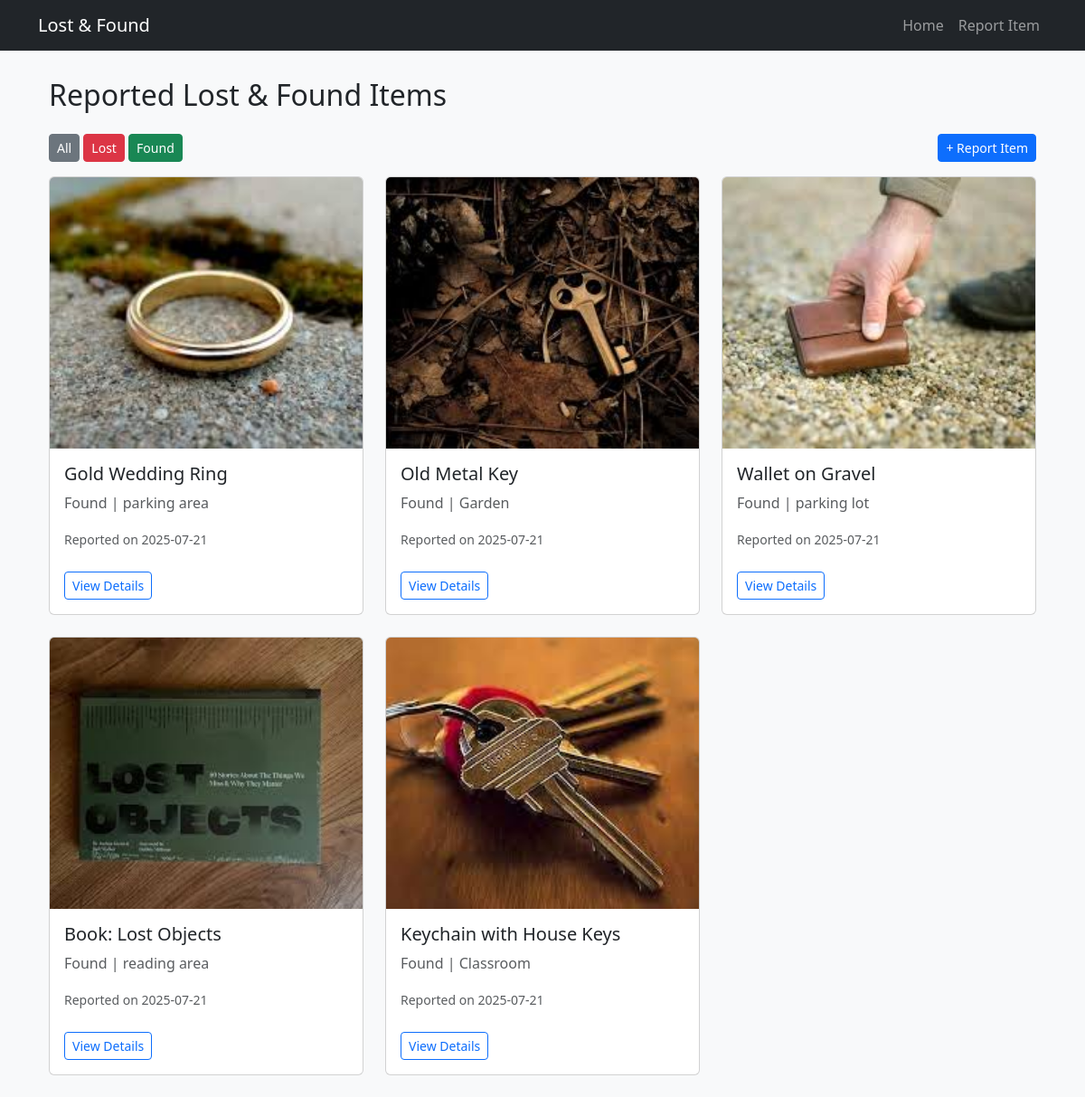
Page /?type=found on the committed database.
### app.py (models this page shows)
class Item(db.Model):
    id = db.Column(db.Integer, primary_key=True)
    item_name = db.Column(db.String(100), nullable=False)
    item_type = db.Column(db.String(10), nullable=False)
    description = db.Column(db.Text, nullable=False)
    location = db.Column(db.String(100), nullable=False)
    date_reported = db.Column(db.DateTime, default=datetime.utcnow)
    contact_name = db.Column(db.String(50), nullable=False)
    contact_email = db.Column(db.String(100), nullable=False)
    image_filename = db.Column(db.String(120))

### app.py (the view)
@app.route("/",methods=['GET'])
def home_page():
    item_type=request.args.get("type")
    if item_type in ['lost','found']:
        items=Item.query.filter_by(item_type=item_type).order_by(Item.date_reported.desc()).all()
    else:
        items=Item.query.order_by(Item.date_reported.desc()).all()
    return render_template("home.html",items=items)

### templates/home.html (shortened to what this page needs)
{% extends "base.html" %}
{% block content %}
<div class="container mt-4">
        <h2 class="mb-4">Reported Lost & Found Items</h2>
        <div class="mb-3">
            <a href="/" class="btn btn-secondary btn-sm">All</a>
            <a href="/?type=lost" class="btn btn-danger btn-sm">Lost</a>
            <a href="/?type=found" class="btn btn-success btn-sm">Found</a>
            <a href="/report" class="btn btn-primary btn-sm float-end">+ Report Item</a>
        </div>
        <div class="row">
            {% for item in items %}
        <div class="col-md-4 mb-4">
                <div class="card">
                    {% if item.image_filename %}
<img src="{{ url_for('static', filename='uploads/' + item.image_filename) }}" class="card-img-top" alt="Item Image">
{% endif %}
                    <div class="card-body">
                        <h5 class="card-title">{{item.item_name}}</h5>
                        <p class="card-text text-muted">{{item.item_type|capitalize}} | {{item.location}}</p>
                        <p class="card-text"><small class="text-muted">Reported on {{ item.date_reported.strftime('%Y-%m-%d') }}</small></p>
                        <a href="{{ url_for('item_detail', item_id=item.id) }}" class="btn btn-outline-primary btn-sm mt-2">View Details</a>
                    </div>
                </div>
            </div>
            {% endfor %}
        </div>
    </div>
{% endblock %}

### templates/base.html (style rules this page uses)
body { background-color: #f8f9fa; }

### templates/home.html (style rules this page uses)
img { height: 300px; object-fit: cover; }

### rows in the picture
Item: image_filename (picture), item_name "Gold Wedding Ring", item_type "Found", location "parking area", date_reported "2025-07-21"
Item: image_filename (picture), item_name "Old Metal Key", item_type "Found", location "Garden", date_reported "2025-07-21"
Item: image_filename (picture), item_name "Wallet on Gravel", item_type "Found", location "parking lot", date_reported "2025-07-21"
Item: image_filename (picture), item_name "Book: Lost Objects", item_type "Found", location "reading area", date_reported "2025-07-21"
Item: image_filename (picture), item_name "Keychain with House Keys", item_type "Found", location "Classroom", date_reported "2025-07-21"
